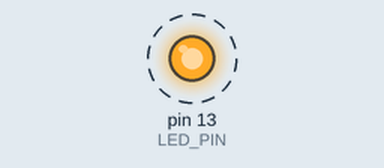
Bench run of a sketch on a simulated Arduino Uno, built with avr-gcc and run on an emulated ATmega328P. Shown: output pins drawn as LEDs (lit = HIGH). Dashed ring = blinking. What the sketch prints to the serial monitor is not drawn.

Above: at 0.5 s.
Timing chart, 0 to 4.6 s (numbered marks = the images above):
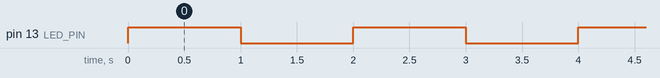

The sketch:

LED__.ino
```cpp
/*
 * 实验名称：LED 闪烁
 * 实验目的：学习 Arduino 数字输出，控制 LED 闪烁
 *
 * 硬件连接：
 *   LED 正极 → 220Ω 电阻 → Arduino D13
 *   LED 负极 → Arduino GND
 *
 * 知识点：
 *   - pinMode()  设置引脚模式
 *   - digitalWrite() 数字输出
 *   - delay() 延时函数
 */

// 定义 LED 连接的引脚
const int LED_PIN = 13;

void setup() {
  // 将 LED 引脚设置为输出模式
  pinMode(LED_PIN, OUTPUT);

  // 初始化串口，波特率 9600
  Serial.begin(9600);
  Serial.println("LED 闪烁实验开始！");
}

void loop() {
  // 点亮 LED
  digitalWrite(LED_PIN, HIGH);
  Serial.println("LED 亮");
  delay(1000);  // 等待 1 秒

  // 熄灭 LED
  digitalWrite(LED_PIN, LOW);
  Serial.println("LED 灭");
  delay(1000);  // 等待 1 秒
}
```

Measured:
- by itself, pin 13 (LED_PIN): alternates HIGH for 1.0 s and LOW for 1.0 s
